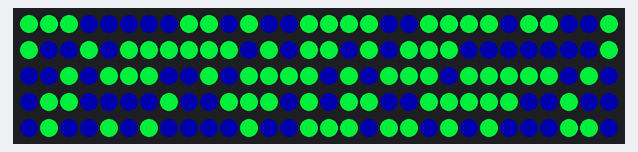
Recording of a sketch running on a simulated Arduino Mega 2560, built with avr-gcc and run on an emulated ATmega2560. Shown: 150 RGB LEDs in strip order, left to right, continuing on the next row. Random numbers use the default seed unless the sketch sets one; what the sketch prints to the serial monitor is not drawn.

Above: at 0.1 s.
At 5.13 s:
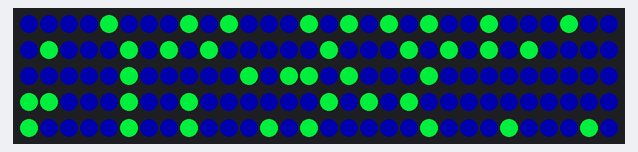
At 10.05 s:
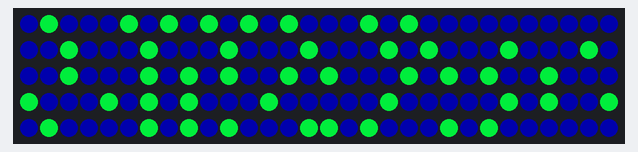
At 19.88 s:
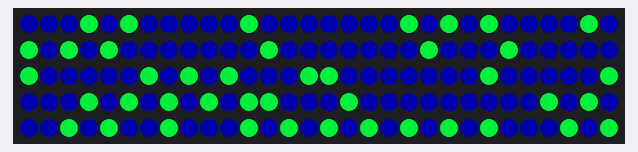
At 29.72 s:
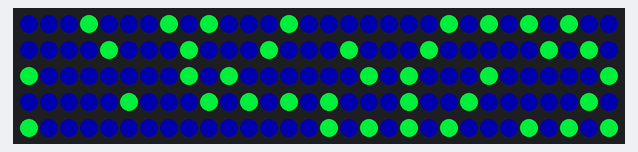
At 39.75 s:
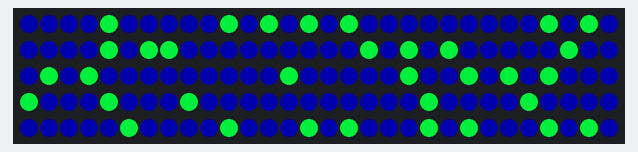

The sketch:

_1dCells.ino
```cpp
#include "FastLED.h"

#define NUM_LEDS 150

#define DATA_PIN 42

#define COL_VAL 200

CRGB leds[NUM_LEDS];
CRGB tmp[NUM_LEDS];

void setup() {

  FastLED.addLeds<APA104, DATA_PIN, GRB>(leds, NUM_LEDS);


  for(int i = 0; i < NUM_LEDS; i++){
    leds[i].b = 50;
    leds[i].r = 0;
    leds[i].g = random(0, 2) * COL_VAL;
  }

  Serial.begin(9600);


  FastLED.show();
}

void loop() {

  byte before;
  byte current;
  byte after;

    /* Initialize pointers */
  current = leds[0].g;
  after = leds[1].g;

  /* Test first spot */
  if (!current && after)
      tmp[0] = COL_VAL;
  else
      tmp[0] = 0;

  /* test intermediate spots */
  for (int i = 1; i < NUM_LEDS - 1; i++) {

    before = leds[i - 1].g;
    current = leds[i].g;
    after = leds[i + 1].g;

    if (!current && (!after || !before) && !(!after && !before))
      tmp[i].g = COL_VAL;
    else
        tmp[i].g = 0;
  }

  before = leds[NUM_LEDS - 2].g;
  current = leds[NUM_LEDS - 1].g;

  /* Test last spot */
  if (before && !current)
      tmp[NUM_LEDS - 1].g = COL_VAL;
  else
      tmp[NUM_LEDS - 1].g = 0;

  /* Move tmp to current */
  for (int i = 0; i < NUM_LEDS; i++) {
      leds[i].g = tmp[i].g;
      Serial.print(tmp[i].g > 0 ? "#" : "=");
  }

  Serial.println();

  FastLED.show();
  delay(100);
}
```
